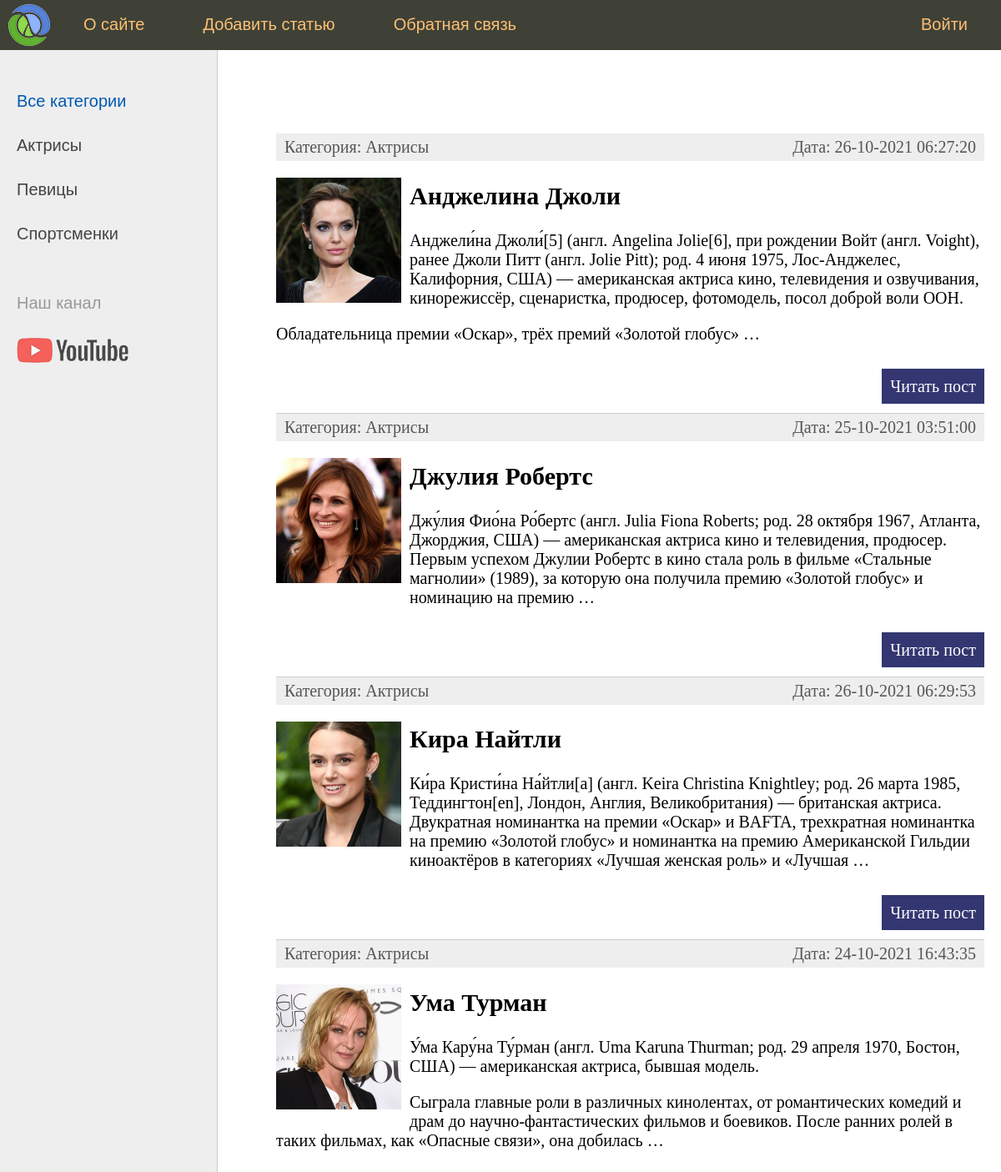
Before: / (upper part) with the older database file.
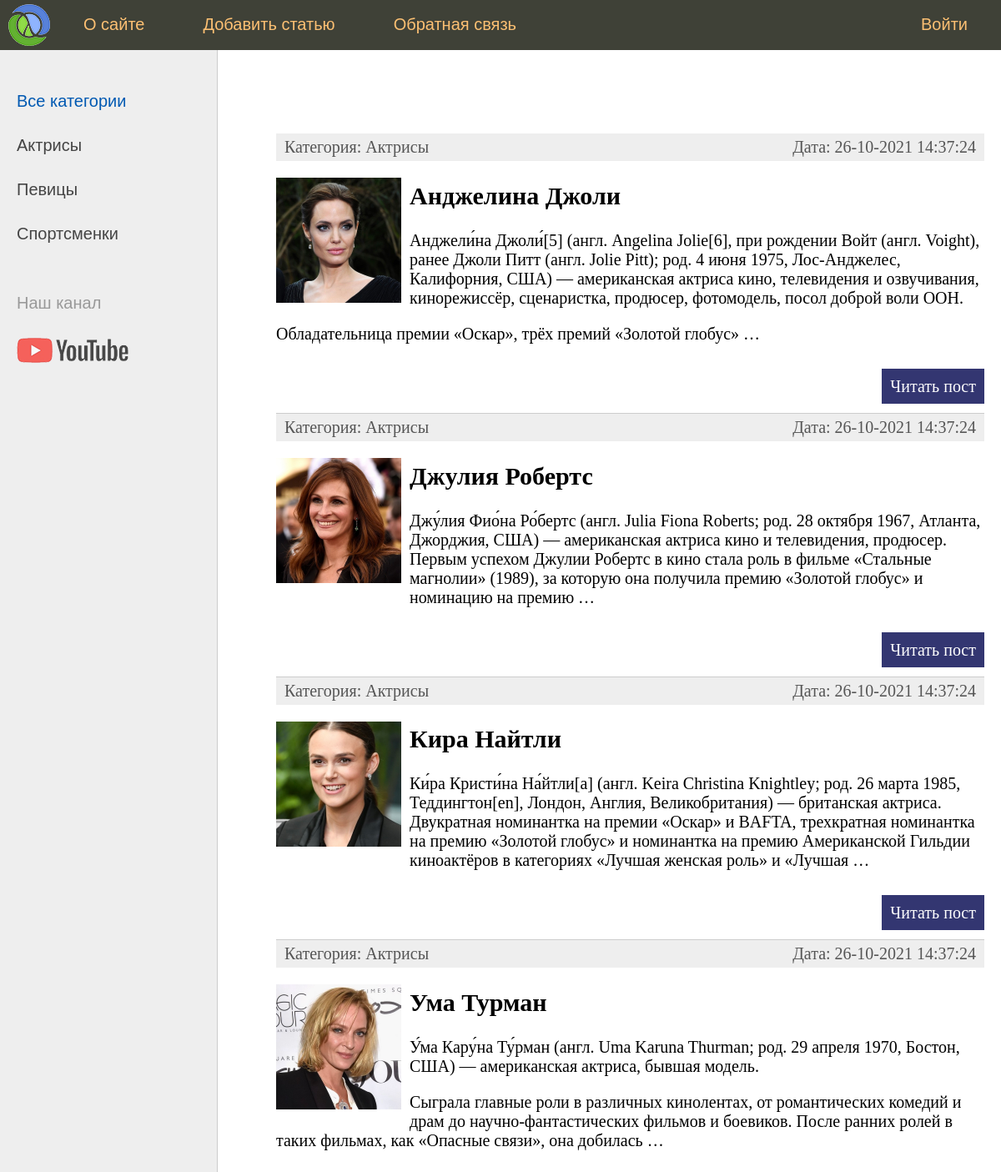
After: the same page with the newer database file.
### women/models.py (models this page shows, shortened)
class Women(models.Model):
    title = models.CharField(max_length=255, verbose_name='Заголовок')
    content = models.TextField(blank=True, verbose_name='Контент')
    photo = models.ImageField(upload_to="photos/%Y/%m/%d", verbose_name='Фотография')
    time_create = models.DateTimeField(auto_now_add=True, verbose_name='Время создания')
    time_update = models.DateTimeField(auto_now=True, verbose_name='Время изменения')
    is_published = models.BooleanField(default=True, verbose_name='Публикация')
    cat = models.ForeignKey('Category', on_delete=models.PROTECT, null=True, verbose_name='Категория')
    def get_absolute_url(self):
        return reverse('post', kwargs={'post_id': self.pk})
    class Meta:
        ordering = ('title',)
        verbose_name = 'Женщина'
        verbose_name_plural = 'Женщины'

class Category(models.Model):
    name = models.CharField(max_length=100, db_index=True, verbose_name='Категория')
    def __str__(self):
        return self.name
    def get_absolute_url(self):
        return reverse('category', kwargs={'cat_id': self.pk})
    class Meta:
        ordering = ('name',)
        verbose_name = 'Категорию'
        verbose_name_plural = 'Категории'

### women/views.py (the view)
# urls.py: path('', index, name='index'),
def index(request):
    posts = Women.objects.all()
    context = {
                'menu': menu,
                'posts': posts,
                'title': 'Главная страница',
                'cat_selected': 0,
                }
    return render(request, 'women/index.html', context=context)

### women/templatetags/women_tags.py (called while the page is built)
@register.inclusion_tag('women/list_categories.html')
def show_categories(sort=None, cat_selected=0):
    if not sort:
        cats = Category.objects.all()
    else:
        cats = Category.objects.order_by(sort)
    return {"cats": cats, "cat_selected": cat_selected}

### women/templates/women/index.html (shortened to what this page needs)
{% extends 'women/base.html' %}
{% block content %}
<ul class="list-articles">
	{% for p in posts %}
	{% if p.is_published %}
	<li><div class="article-panel">
		<p class="first">Категория: {{p.cat}}</p>
		<p class="last">Дата: {{p.time_update|date:"d-m-Y H:i:s"}}</p>
	</div>
{% if p.photo %}
		<p><img src="{{ p.photo.url }}" alt="" class="img-article-left thumb"></p>
{% endif %}
			<h2>{{p.title}}</h2>
	{% autoescape on %}
	{{p.content|linebreaks|truncatewords:45}}
	{% endautoescape %}
			<p class="link-read-post"><a href="{{ p.get_absolute_url }}">Читать пост</a></p>
			</li>
	{% endif %}
	{% endfor %}
</ul>
{% endblock %}

Changed rows visible on the page:
changed Women "Анджелина Джоли": time_update "26-10-2021 06:27:20" → "26-10-2021 14:37:24"
changed Women "Джулия Робертс": time_update "25-10-2021 03:51:00" → "26-10-2021 14:37:24"
changed Women "Кира Найтли": time_update "26-10-2021 06:29:53" → "26-10-2021 14:37:24"
changed Women "Ума Турман": time_update "24-10-2021 16:43:35" → "26-10-2021 14:37:24"
